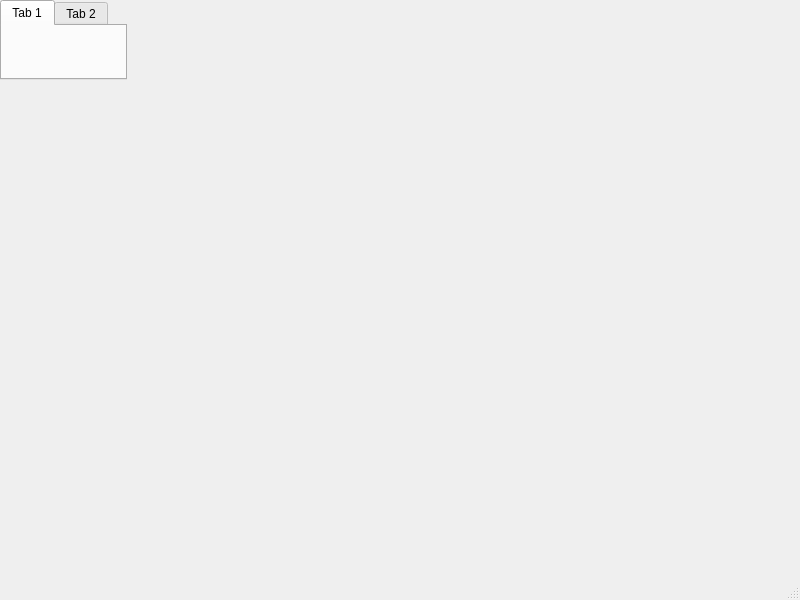
<?xml version="1.0" encoding="UTF-8"?>
<ui version="4.0">
 <class>MainWindow</class>
 <widget class="QMainWindow" name="MainWindow">
  <property name="geometry">
   <rect>
    <x>0</x>
    <y>0</y>
    <width>800</width>
    <height>600</height>
   </rect>
  </property>
  <property name="windowTitle">
   <string>MainWindow</string>
  </property>
  <widget class="QWidget" name="centralwidget">
   <widget class="QTabWidget" name="tabWidget">
    <property name="geometry">
     <rect>
      <x>0</x>
      <y>0</y>
      <width>127</width>
      <height>80</height>
     </rect>
    </property>
    <widget class="QWidget" name="tab">
     <attribute name="title">
      <string>Tab 1</string>
     </attribute>
    </widget>
    <widget class="QWidget" name="tab_2">
     <attribute name="title">
      <string>Tab 2</string>
     </attribute>
    </widget>
   </widget>
  </widget>
  <widget class="QMenuBar" name="menubar">
   <property name="geometry">
    <rect>
     <x>0</x>
     <y>0</y>
     <width>800</width>
     <height>21</height>
    </rect>
   </property>
  </widget>
  <widget class="QStatusBar" name="statusbar"/>
 </widget>
 <resources/>
 <connections/>
</ui>
